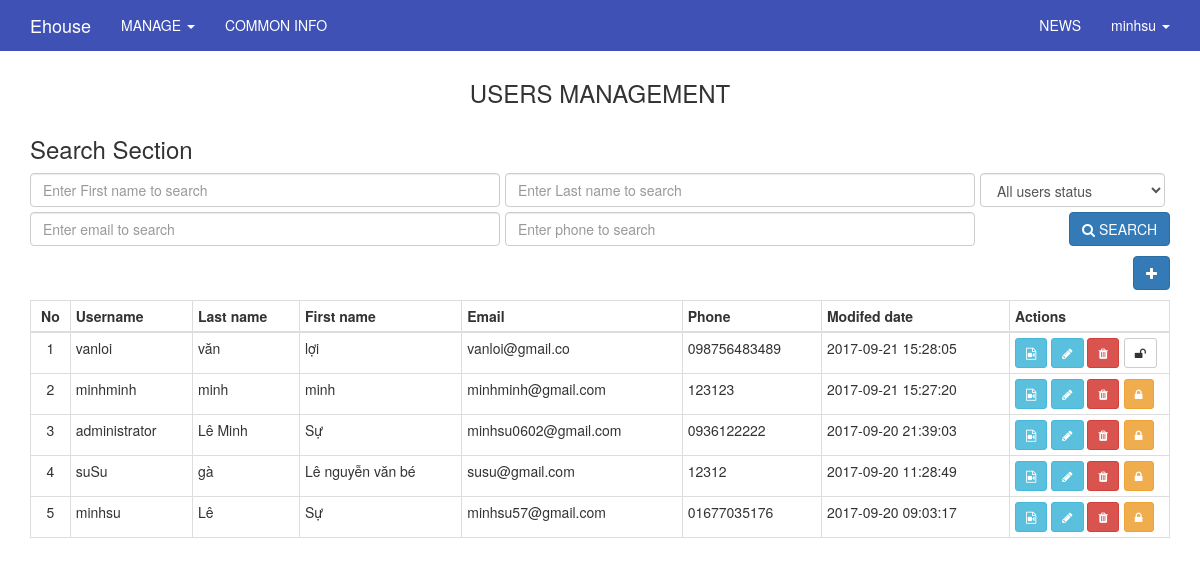
Screenshot of /index.php/admin/users (signed in) with the database file from the repository.
### tables this page shows
CREATE TABLE `users` (
  `id` int(11) UNSIGNED NOT NULL,
  `ip_address` varchar(15) NOT NULL,
  `username` varchar(100) NOT NULL,
  `password` varchar(255) NOT NULL,
  `salt` varchar(255) DEFAULT NULL,
  `email` varchar(100) NOT NULL,
  `activation_code` varchar(40) DEFAULT NULL,
  `forgotten_password_code` varchar(40) DEFAULT NULL,
  `forgotten_password_time` int(11) UNSIGNED DEFAULT NULL,
  `remember_code` varchar(40) DEFAULT NULL,
  `created_on` int(11) UNSIGNED NOT NULL,
  `last_login` int(11) UNSIGNED DEFAULT NULL,
  `active` tinyint(1) UNSIGNED DEFAULT NULL,
  `first_name` varchar(50) DEFAULT NULL,
  `last_name` varchar(50) DEFAULT NULL,
  `company` varchar(100) DEFAULT NULL,
  `birth_day` varchar(50) NOT NULL,
  `phone` varchar(20) DEFAULT NULL,
  `address` varchar(255) DEFAULT NULL,
  `profile` text,
  `modified_date` datetime DEFAULT NULL
);

### application/core/MY_Controller.php (called while the page is built, shortened)
<?php
class MY_Controller extends CI_Controller {
	protected function render($the_view = NULL, $template = 'master')
	{
		if($template == 'json' || $this->input->is_ajax_request())
		{
			header('Content-Type: application/json');
			echo json_encode($this->data);
		}
		else if(is_null($template))
		{
			$this->load->view($the_view, $this->data);
		}else
		{
			$this->data['the_view_content'] = (is_null($the_view)) ? '' : $this->load->view($the_view, $this->data, TRUE);
			$this->load->view('templates/' . $template . '_view', $this->data);
		}
	}
}
class Admin_Controller extends MY_Controller
{
	protected function render($the_view = NULL, $template = 'admin_master')
	{
		parent::render($the_view, $template);
	}
}

### application/controllers/admin/Users.php (called while the page is built, shortened)
<?php
class Users extends Admin_Controller
{
    public function index()
    {
        $first_name = str_replace('"', "'", $this->input->get('first_name'));
        $last_name  = str_replace('"', "'", $this->input->get('last_name'));
        $email      = str_replace('"', "'", $this->input->get('email'));
        $phone      = str_replace('"', "'", $this->input->get('phone'));
        $active     = $this->input->get('active');
        $config["per_page"] = $this->pagination->per_page;
        $config['base_url'] = site_url('admin/users?active='.$this->input->get('active').'&first_name='.$this->input->get('first_name').'&last_name='.$this->input->get('last_name').'&email='.$this->input->get('email').'&phone='.$this->input->get('phone'));
        $config['total_rows'] = $this->users_model->get_list_record($first_name, $last_name, $email, $phone, $active);
        $choice = $config["total_rows"] / $config["per_page"];
        $config["num_links"] = $choice;
        $page = ($this->input->get('page')) ? $this->input->get('page') : 1;
        $this->pagination->initialize($config);
        $offset = ($page  == 1) ? 0 : ($page * $config['per_page']) - $config['per_page'];
        $this->data['items'] = $this->users_model->get_list_where($config["per_page"], $offset, $first_name, $last_name, $email, $phone, $active);
        $this->render('admin/users/index_view');
    }
}

### index.php (called while the page is built, shortened)
<?php
require_once BASEPATH.'core/CodeIgniter.php';

### application/models/Users_model.php (called while the page is built, shortened)
<?php
class Users_model extends MY_Model
{
    public function get_list_where($limit, $offset, $first_name, $last_name, $email, $phone, $active){
    	$rows = $this->db->query('select * from users where first_name like "'.$first_name.'%" and last_name like "'.$last_name.'%" and email like "'.$email.'%" and phone like "'.$phone.'%" and active like "'.$active.'%"  order by modified_date desc limit '.$limit.' offset '.$offset);
        return $rows->result();
    }
}

### application/libraries/Ion_auth.php (called while the page is built, shortened)
<?php  if ( ! defined('BASEPATH')) exit('No direct script access allowed');
class Ion_auth
{
    public $_cache_user_in_group;
    public function __construct()
    {
        $this->_cache_user_in_group =& $this->ion_auth_model->_cache_user_in_group;
        $this->ion_auth_model->trigger_events('library_constructor');
    }
    public function __call($method, $arguments)
    {
        return call_user_func_array( array($this->ion_auth_model, $method), $arguments);
    }
    public function __get($var)
    {
        return get_instance()->$var;
    }
    public function logged_in()
    {
        $this->ion_auth_model->trigger_events('logged_in');
        return (bool) $this->session->userdata('identity');
    }
    public function in_group($check_group, $id=false, $check_all = false)
    {
        $this->ion_auth_model->trigger_events('in_group');
        $id || $id = $this->session->userdata('user_id');
        if (!is_array($check_group))
        {
            $check_group = array($check_group);
        }
        if (isset($this->_cache_user_in_group[$id]))
        {
            $groups_array = $this->_cache_user_in_group[$id];
        }
        else
        {
            $users_groups = $this->ion_auth_model->get_users_groups($id)->result();
            $groups_array = array();
            foreach ($users_groups as $group)
            {
                $groups_array[$group->id] = $group->name;
            }
            $this->_cache_user_in_group[$id] = $groups_array;
        }
        foreach ($check_group as $key => $value)
        {
            $groups = (is_string($value)) ? $groups_array : array_keys($groups_array);
            if (in_array($value, $groups) xor $check_all)
            {
                return !$check_all;
            }
        }
        return $check_all;
    }
}

### application/libraries/Session.php (called while the page is built, shortened)
<?php if ( ! defined('BASEPATH')) exit('No direct script access allowed');
class Session
{
    protected $sess_namespace = '';
    protected $store = array();
     private function initialize()
     {
        if (isset($_SESSION[$this->sess_namespace]) ) {
            $this->store = $_SESSION[$this->sess_namespace];
        }
        $destroy = false;
        if (!$destroy) {
            return;
        }
    }
    public function userdata($value)
    {
        if (isset($this->store[$value])) {
            return $this->store[$value];
        } else {
            return false;
        }
    }
    public function set_userdata($data = array(), $value = '')
    {
        if (is_string($data)) {
            $data = array($data => $value);
        }
        foreach ($data as $key => $val) {
            $this->store[$key] = $val;
        }
    }
}

### application/models/Ion_auth_model.php (called while the page is built, shortened)
<?php  if ( ! defined('BASEPATH')) exit('No direct script access allowed');
class Ion_auth_model extends CI_Model
{
    public $tables = array();
    public $_ion_where = array();
    public $_ion_select = array();
    public $_ion_limit = NULL;
    public $_ion_offset = NULL;
    public $_ion_order_by = NULL;
    public $_ion_order = NULL;
    protected $response = NULL;
    public function __construct()
    {
        $this->config->load('ion_auth', TRUE);
        $this->tables  = $this->config->item('tables', 'ion_auth');
    }
    public function limit($limit)
    {
        $this->_ion_limit = $limit;
        return $this;
    }
    public function where($where, $value = NULL)
    {
        if (!is_array($where))
        {
            $where = array($where => $value);
        }
        array_push($this->_ion_where, $where);
        return $this;
    }
    public function order_by($by, $order='desc')
    {
        $this->_ion_order_by = $by;
        $this->_ion_order    = $order;
        return $this;
    }
    public function row()
    {
        $row = $this->response->row();
        return $row;
    }
    public function users($groups = NULL)
    {
        if (isset($this->_ion_select) && !empty($this->_ion_select))
        {
            foreach ($this->_ion_select as $select)
            {
                $this->db->select($select);
            }
            $this->_ion_select = array();
        }
        else
        {
            $this->db->select(array(
                $this->tables['users'].'.*',
                $this->tables['users'].'.id as id',
                $this->tables['users'].'.id as user_id'
            ));
        }
        if (isset($this->_ion_where) && !empty($this->_ion_where))
        {
            foreach ($this->_ion_where as $where)
            {
                $this->db->where($where);
            }
            $this->_ion_where = array();
        }
        if (isset($this->_ion_limit) && isset($this->_ion_offset))
        {
            $this->db->limit($this->_ion_limit, $this->_ion_offset);
            $this->_ion_limit  = NULL;
            $this->_ion_offset = NULL;
        }
        else if (isset($this->_ion_limit))
        {
            $this->db->limit($this->_ion_limit);
            $this->_ion_limit  = NULL;
        }
        if (isset($this->_ion_order_by) && isset($this->_ion_order))
        {
            $this->db->order_by($this->_ion_order_by, $this->_ion_order);
            $this->_ion_order    = NULL;
            $this->_ion_order_by = NULL;
        }
        $this->response = $this->db->get($this->tables['users']);
        return $this;
    }
    public function user($id = NULL)
    {
        $id = isset($id) ? $id : $this->session->userdata('user_id');
        $this->users();
        return $this;
    }
}

### application/views/admin/users/index_view.php (the view, shortened to what this page needs)
<div class="container" style="margin-top:0px;">
    <div class="row">
        <div class="col-lg-12">
            <h3 class="text-center">USERS MANAGEMENT</h3>
        </div>
    </div>
    <div class="row">
        <div class="col-lg-12">
            <h3 class="">Search Section</h3>
        </div>
    </div>
    <div class="row">
        <div class="col-xs-12">
            <form method="GET" action="<?php echo base_url('admin/users'); ?>">
                <div class="col-lg-5 pd-l-0">
                    <input type="text" name="first_name" class="form-control" placeholder="Enter First name to search" value="<?php echo $this->input->get('first_name'); ?>">
                </div>
                <div class="col-lg-5 pd-l-0">
                    <input type="text" name="last_name" class="form-control" placeholder="Enter Last name to search" value="<?php echo $this->input->get('last_name'); ?>">
                </div>
                <div class="col-lg-2 pd-l-0">
                    <select name="active" class="form-control">
                        <option value="" <?php if(!$this->input->get('active') || $this->input->get('active')=="" ) echo 'selected'; ?> >All users status</option>
                    </select>
                </div>
                <div class="col-lg-5 pd-l-0">
                    <input type="text" name="email" class="form-control" placeholder="Enter email to search" value="<?php echo $this->input->get('email'); ?>">
                </div>
                <div class="col-lg-5 pd-l-0">
                    <input type="text" name="phone" class="form-control" placeholder="Enter phone to search" value="<?php echo $this->input->get('phone'); ?>">
                </div>
                <button class="btn btn-primary btn-md pull-right"  type="submit"><li class="fa fa-search"></li> SEARCH</button>
            </form>
        </div>
    </div>
    <div class="row" style="margin-top: 5px;">
        <div class="col-xs-12">
            <a href="<?php echo base_url('admin/users/create') ?>"><button title="Click to create new" class="btn btn-primary btn-md pull-right"><li class="fa fa-plus"></li></button></a>
        </div>
    </div>
    <div class="row">
        <div class="col-lg-12" style="margin-top: 10px;">
            <?php
            echo '<table class="table table-hover table-bordered table-condensed">';
            echo '<thead>';
            echo '<tr>';
            echo '<th><div class="text-center">No</div></th>';
            echo '<th>Username</th>';
            echo '<th>Last name</th>';
            echo '<th>First name</th>';
            echo '<th>Email</th>';
            echo '<th>Phone</th>';
            echo '<th>Modifed date</th>';
            echo '<th style="width: 160px !important">Actions</th>';
            echo '</tr>';
            echo '</thead>';
            echo '<tbody>';
            if(!empty($items))
            {
                foreach($items as $key => $item)
                {
                    echo '<tr>';
                    echo '<td><div class="text-center">'.$record_number.'</div></td>';
                    echo '<td>'.$item->username.'</td>';
                    echo '<td>'.$item->last_name.'</td>';
                    echo '<td>'.$item->first_name.'</td>';
                    echo '<td>'.$item->email.'</td>';
                    echo '<td>'.$item->phone.'</td>';
                    echo '<td>'.$item->modified_date.'</td>';
                    echo '<td>';
                    echo '<a href="'.base_url("admin/").'users/media/'.$item->id.'" style="color:#fff"><button title="Click to view media" class="btn btn-sm btn-info"><li class="fa fa-file-video-o"></li></button></a> ';
                    echo '<a href="'.base_url("admin/").'users/edit/'.$item->id.'" style="color:#fff"><button title="Click to edit" class="btn btn-sm btn-info"><li class="fa fa-pencil"></li></button></a> ';
                    echo '<a href="'.base_url("admin/").'users/delete/'.$item->id.'/'.$item->username.'" style="color:#fff" onclick="return confirm(\'Are you sure want to delete ?\')"><button title="Click to delete" class="btn btn-sm btn-danger"><li class="fa fa-trash"></li></button></a>';
                    if($item->active == 1){
                        echo '<a href="'.base_url('admin/users/lock/'.$item->id.'/'.$item->active).'" style="color:#fff; margin-left:5px" onclick="return confirm(\'Are you sure want to lock it ?\')"><button title="Click to lock" class="btn btn-sm btn-warning"><li class="fa fa-lock"></li></button></a>';
                    }else{
                        echo '<a href="'.base_url('admin/users/lock/'.$item->id.'/'.$item->active).'" style="color:#fff; margin-left:5px" onclick="return confirm(\'Are you sure want to unlock it ?\')"><button title="Click to unlock" class="btn btn-sm btn-default"><li class="fa fa-unlock"></li></button></a>';
                    }
                    ?>
                    <?php
                    echo '</td>';
                    echo '</tr>';
                    $record_number++;
                }
            }
            echo '</tbody>';
            echo '</table>';
            ?>
        </div>
    </div>
    <div class="row">
        <div class="col-md-12 text-center">
        </div>
    </div>
</div>

### application/views/templates/_parts/admin_master_header_view.php (shortened to what this page needs)
    <!DOCTYPE html>
<html>
    <head>
    </head>
<body>
<?php
if($this->ion_auth->logged_in()) {
    ?>
    <nav class="navbar navbar-inverse navbar-fixed-top">
        <div class="container">
            <div class="navbar-header">
                <a class="navbar-brand"
                   href="<?php echo base_url(); ?>" target="_new"><?php echo 'Ehouse'?></a>
            </div>
            <div id="navbar" class="collapse navbar-collapse">
                <ul class="nav navbar-nav">
                    <li class="dropdown">
                        <a href="#" class="dropdown-toggle" data-toggle="dropdown" role="button" aria-expanded="false">MANAGE <span class="caret"></span></a>
                    </li>
                    <li><?php echo anchor('admin/website/index','COMMON INFO');?></li>
                </ul>
                <ul class="nav navbar-nav navbar-right">
                    <li><?php echo anchor('admin/news/index','NEWS');?></li>
                    <li class="dropdown">
                        <a href="#" class="dropdown-toggle" data-toggle="dropdown" role="button" aria-expanded="false"><?php echo $this->ion_auth->user()->row()->username;?> <span class="caret"></span></a>
                    </li>
                </ul>
            </div>
        </div>
    </nav>
<?php
}
?>

### public/css/admin.css (style rules this page uses)
.pd-l-0 { padding-left: 0; padding-right: 5px; padding-bottom: 5px; }
.navbar-inverse { background-color: #3F51B5; border-color: #3F51B5; border-radius: inherit; }
.navbar-inverse .navbar-nav>li>a { color: white; }
.navbar-inverse .navbar-brand { color: white; }

### rows the page displays
users: username "minhsu", last_name "Lê", first_name "Sự", email "minhsu57@gmail.com", phone "01677035176", modified_date "2017-09-20 09:03:17"
users: username "vanloi", last_name "văn", first_name "lợi", email "vanloi@gmail.co", phone "098756483489", modified_date "2017-09-21 15:28:05"
users: username "minhminh", last_name "minh", first_name "minh", email "minhminh@gmail.com", phone "123123", modified_date "2017-09-21 15:27:20"
users: username "administrator", last_name "Lê Minh", first_name "Sự", email "minhsu0602@gmail.com", phone "0936122222", modified_date "2017-09-20 21:39:03"
users: username "suSu", last_name "gà", first_name "Lê nguyễn văn bé", email "susu@gmail.com", phone "12312", modified_date "2017-09-20 11:28:49"

### other values shown
anchor('admin/website/index','COMMON INFO') "COMMON INFO"
anchor('admin/news/index','NEWS') "NEWS"
